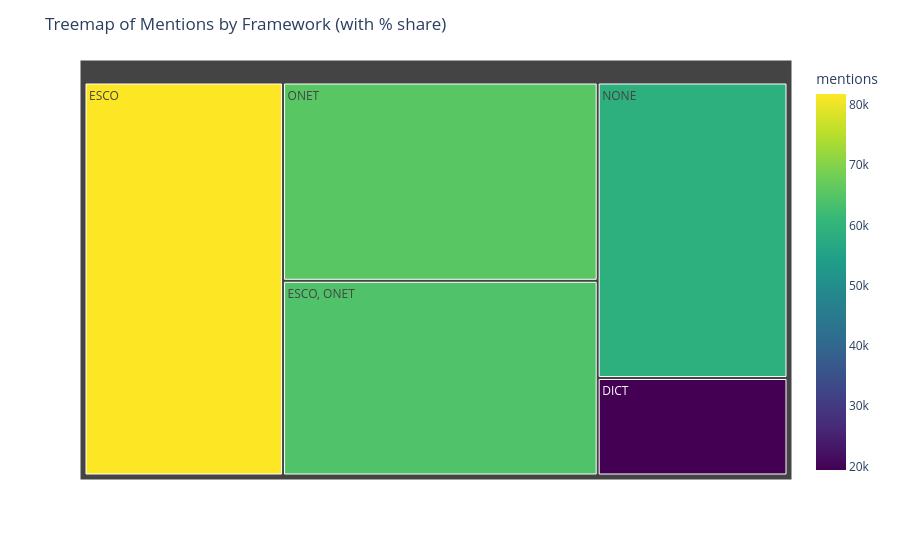
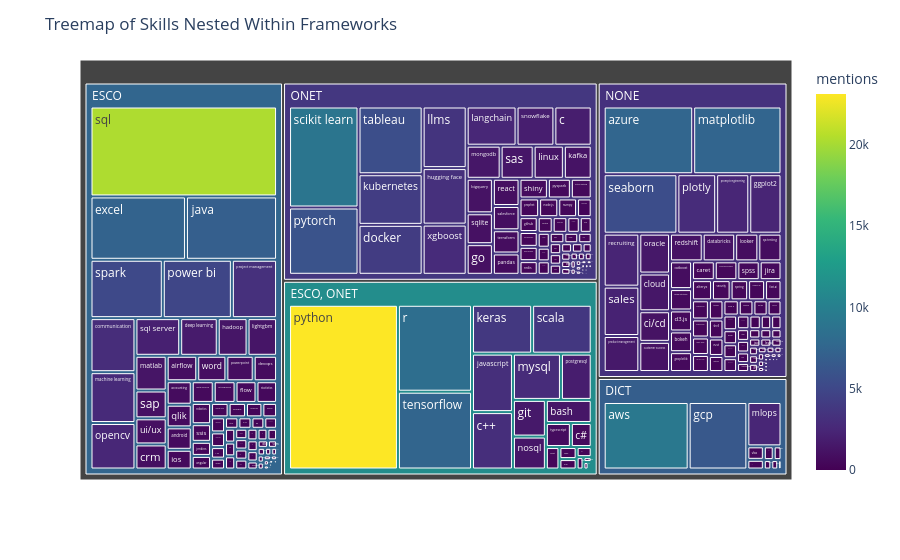

Notebook code cell kept with these figures, in order:
### Code cell
import plotly.express as px
import pandas as pd

#Load dataset
skills_df = pd.read_csv("all_skill_matches.csv")

#Framework totals with percentages
framework_counts = skills_df.groupby("framework")["mentions"].sum().reset_index()
framework_counts["percentage"] = (framework_counts["mentions"] / framework_counts["mentions"].sum() * 100).round(2)

fig1 = px.treemap(framework_counts,
                  path=["framework"],
                  values="mentions",
                  color="mentions",
                  color_continuous_scale="Viridis",
                  hover_data=["mentions", "percentage"])
fig1.update_layout(title="Treemap of Mentions by Framework (with % share)")
fig1.show()

#Nested treemap: frameworks → skills
fig2 = px.treemap(skills_df,
                  path=["framework", "skill_clean"],
                  values="mentions",
                  color="mentions",
                  color_continuous_scale="Viridis",
                  hover_data=["mentions"])
fig2.update_layout(title="Treemap of Skills Nested Within Frameworks")
fig2.show()

### Figure 1 — Plotly figure (JSON) as saved in the notebook; plotly's stock layout.template omitted (floating-point values rounded to 4 significant figures)
{"data": [{"branchvalues": "total", "customdata": [[19404, "6.7"], [81818, "28.24"], [64238, "22.17"], [58807, "20.3"], [65420, "22.58"]], "domain": {"x": [0, 1], "y": [0, 1]}, "hovertemplate": "labels=%{label}<br>mentions_sum=%{value}<br>parent=%{parent}<br>id=%{id}<br>mentions=%{color}<br>percentage=%{customdata[1]}<extra></extra>", "ids": ["DICT", "ESCO", "ESCO, ONET", "NONE", "ONET"], "labels": ["DICT", "ESCO", "ESCO, ONET", "NONE", "ONET"], "marker": {"coloraxis": "coloraxis", "colors": [19400.0, 81820.0, 64240.0, 58810.0, 65420.0]}, "name": "", "parents": ["", "", "", "", ""], "type": "treemap", "values": [19400.0, 81820.0, 64240.0, 58810.0, 65420.0]}], "layout": {"coloraxis": {"colorbar": {"title": {"text": "mentions"}}, "colorscale": [[0, "#440154"], [0.1111, "#482878"], [0.2222, "#3e4989"], [0.3333, "#31688e"], [0.4444, "#26828e"], [0.5556, "#1f9e89"], [0.6667, "#35b779"], [0.7778, "#6ece58"], [0.8889, "#b5de2b"], [1, "#fde725"]]}, "legend": {"tracegroupgap": 0}, "margin": {"t": 60}, "title": {"text": "Treemap of Mentions by Framework (with % share)"}}}

### Figure 2 — Plotly figure (JSON) as saved in the notebook; plotly's stock layout.template omitted (floating-point values rounded to 4 significant figures; data arrays with more than 128 entries replaced by an {"elided": "..."} marker saying what was removed)
{"data": [{"branchvalues": "total", "customdata": {"elided": "328x1 float values"}, "domain": {"x": [0, 1], "y": [0, 1]}, "hovertemplate": "labels=%{label}<br>mentions_sum=%{value}<br>parent=%{parent}<br>id=%{id}<br>mentions=%{color}<extra></extra>", "ids": {"elided": "328 str values"}, "labels": {"elided": "328 str values"}, "marker": {"coloraxis": "coloraxis", "colors": {"elided": "328 float values"}}, "name": "", "parents": {"elided": "328 str values"}, "type": "treemap", "values": {"elided": "328 float values"}}], "layout": {"coloraxis": {"colorbar": {"title": {"text": "mentions"}}, "colorscale": [[0, "#440154"], [0.1111, "#482878"], [0.2222, "#3e4989"], [0.3333, "#31688e"], [0.4444, "#26828e"], [0.5556, "#1f9e89"], [0.6667, "#35b779"], [0.7778, "#6ece58"], [0.8889, "#b5de2b"], [1, "#fde725"]]}, "legend": {"tracegroupgap": 0}, "margin": {"t": 60}, "title": {"text": "Treemap of Skills Nested Within Frameworks"}}}
